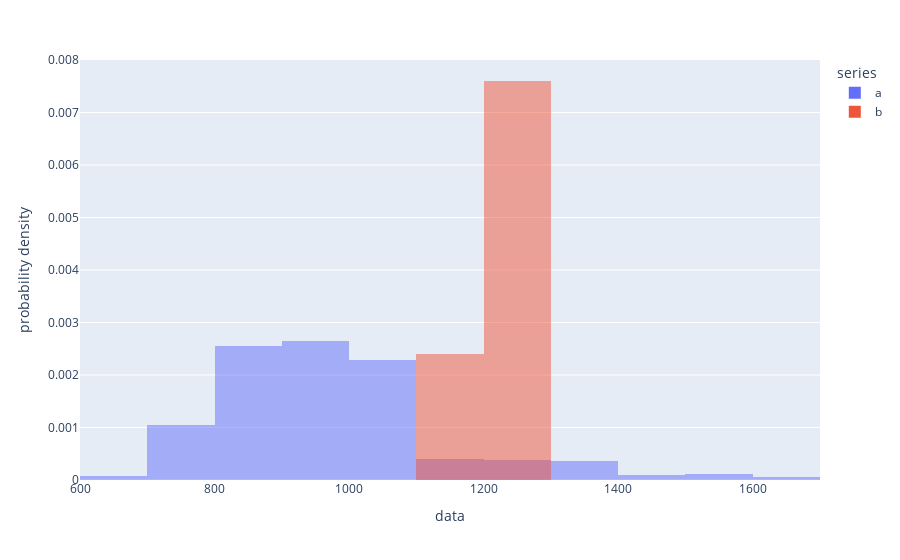

The notebook cell this image was saved under:
### Code cell
x0 = X1
# Add 1 to shift the mean of the Gaussian distribution
x1 = X2

df =pd.DataFrame(dict(
    series=np.concatenate((["a"]*len(x0), ["b"]*len(x1))), 
    data  =np.concatenate((x0,x1))
))

px.histogram(df, x="data", color="series", barmode="overlay", nbins=10, histnorm='probability density')
# px.histogram(df, x="data", color="series", barmode="overlay")

### Figure 1 — Plotly figure (JSON) as saved in the notebook; plotly's stock layout.template omitted (floating-point values rounded to 4 significant figures; data arrays with more than 128 entries replaced by an {"elided": "..."} marker saying what was removed)
{"data": [{"alignmentgroup": "True", "bingroup": "x", "histnorm": "probability density", "hovertemplate": "series=a<br>data=%{x}<br>probability density=%{y}<extra></extra>", "legendgroup": "a", "marker": {"color": "#636efa", "opacity": 0.5, "pattern": {"shape": ""}}, "name": "a", "nbinsx": 10, "offsetgroup": "a", "orientation": "v", "showlegend": true, "type": "histogram", "x": {"elided": "2316 float values"}, "xaxis": "x", "yaxis": "y"}, {"alignmentgroup": "True", "bingroup": "x", "histnorm": "probability density", "hovertemplate": "series=b<br>data=%{x}<br>probability density=%{y}<extra></extra>", "legendgroup": "b", "marker": {"color": "#EF553B", "opacity": 0.5, "pattern": {"shape": ""}}, "name": "b", "nbinsx": 10, "offsetgroup": "b", "orientation": "v", "showlegend": true, "type": "histogram", "x": [1282.0, 1280.0, 1276.0, 1293, 1282.0, 1262.0, 1249, 1280.0, 1274.0, 1259.0, 1232.0, 1214.0, 1211.0, 1181.0, 1166.0, 1180.0, 1184.0, 1143.0, 1128.0, 1109.0, 1152.0, 1162.0, 1275.0, 1288.0, 1278, 1293.0, 1276.0, 1271.0, 1247.0, 1276.0, 1267.0, 1275.0, 1263.0, 1242.0, 1249.0, 1206.0, 1201.0, 1199.0, 1222.0, 1222.0, 1234.0, 1210.0, 1226.0, 1211.0, 1197.0, 1206.0, 1179.0, 1254.0, 1239.0, 1279.0], "xaxis": "x", "yaxis": "y"}], "layout": {"barmode": "overlay", "legend": {"title": {"text": "series"}, "tracegroupgap": 0}, "margin": {"t": 60}, "xaxis": {"anchor": "y", "domain": [0, 1], "title": {"text": "data"}}, "yaxis": {"anchor": "x", "domain": [0, 1], "title": {"text": "probability density"}}}}
